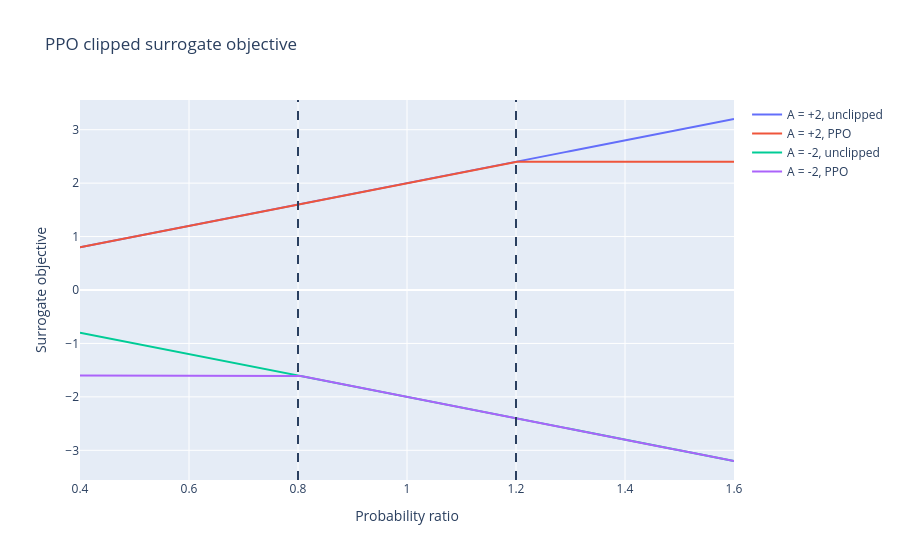

Source (notebook cell):
### Markdown cell above
## 7. Why the PPO Objective Uses `min`

The PPO clipped surrogate objective is

$$
L_t^{\mathrm{CLIP}}
=
\min
\left(
\rho_t\hat A_t,\;
\operatorname{clip}
(\rho_t,1-\epsilon,1+\epsilon)
\hat A_t
\right).
$$

The role of the minimum is easier to understand by considering positive
and negative advantages separately.

A positive advantage means:

> The sampled action was better than expected.

A negative advantage means:

> The sampled action was worse than expected.

The desired direction of policy change therefore depends on the sign of
the advantage.

### Code cell
ratios = torch.linspace(0.4, 1.6, steps=200)

epsilon: float = 0.2

clipped_ratios = torch.clamp(ratios, min=1.0 - epsilon, max=1.0 + epsilon)

positive_advantage: float = 2.0

positive_unclipped = ratios * positive_advantage

positive_clipped = torch.minimum(
    positive_unclipped, clipped_ratios * positive_advantage
)

negative_advantage: float = -2.0

negative_unclipped = ratios * negative_advantage

negative_clipped = torch.minimum(
    negative_unclipped, clipped_ratios * negative_advantage
)

figure = go.Figure()

figure.add_scatter(
    x=ratios.tolist(),
    y=positive_unclipped.tolist(),
    mode="lines",
    name="A = +2, unclipped",
)

figure.add_scatter(
    x=ratios.tolist(),
    y=positive_clipped.tolist(),
    mode="lines",
    name="A = +2, PPO",
)

figure.add_scatter(
    x=ratios.tolist(),
    y=negative_unclipped.tolist(),
    mode="lines",
    name="A = -2, unclipped",
)

figure.add_scatter(
    x=ratios.tolist(),
    y=negative_clipped.tolist(),
    mode="lines",
    name="A = -2, PPO",
)

figure.add_vline(
    x=1.0 - epsilon,
    line_dash="dash",
)

figure.add_vline(
    x=1.0 + epsilon,
    line_dash="dash",
)

figure.update_layout(
    title="PPO clipped surrogate objective",
    xaxis_title="Probability ratio",
    yaxis_title="Surrogate objective",
)

figure.show()

### Figure 1 — Plotly figure (JSON) as saved in the notebook; plotly's stock layout.template omitted (floating-point values rounded to 4 significant figures; data arrays with more than 128 entries replaced by an {"elided": "..."} marker saying what was removed)
{"data": [{"mode": "lines", "name": "A = +2, unclipped", "type": "scatter", "x": {"elided": "200 float values"}, "y": {"elided": "200 float values"}}, {"mode": "lines", "name": "A = +2, PPO", "type": "scatter", "x": {"elided": "200 float values"}, "y": {"elided": "200 float values"}}, {"mode": "lines", "name": "A = -2, unclipped", "type": "scatter", "x": {"elided": "200 float values"}, "y": {"elided": "200 float values"}}, {"mode": "lines", "name": "A = -2, PPO", "type": "scatter", "x": {"elided": "200 float values"}, "y": {"elided": "200 float values"}}], "layout": {"shapes": [{"line": {"dash": "dash"}, "type": "line", "x0": 0.8, "x1": 0.8, "xref": "x", "y0": 0, "y1": 1, "yref": "y domain"}, {"line": {"dash": "dash"}, "type": "line", "x0": 1.2, "x1": 1.2, "xref": "x", "y0": 0, "y1": 1, "yref": "y domain"}], "title": {"text": "PPO clipped surrogate objective"}, "xaxis": {"title": {"text": "Probability ratio"}}, "yaxis": {"title": {"text": "Surrogate objective"}}}}
